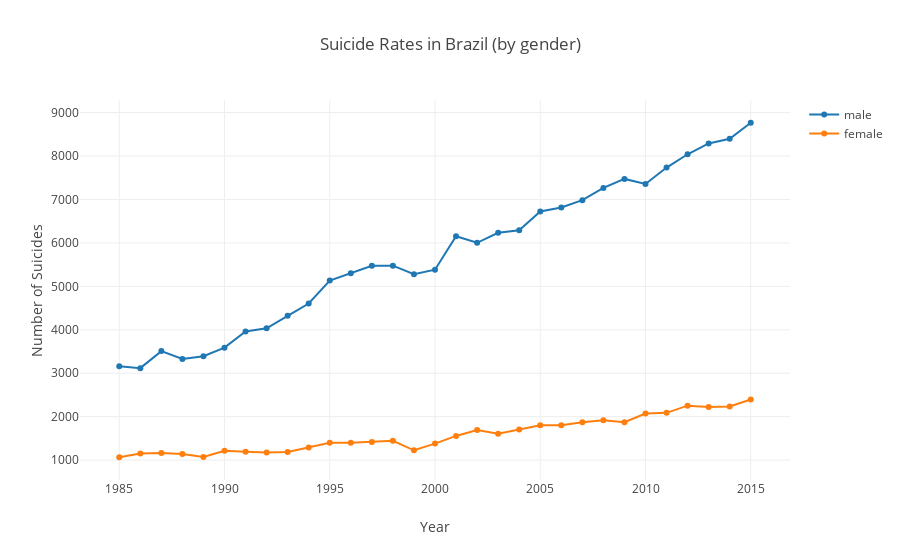

Write notebook code for a chart like this one.
### Code cell
trace1 = go.Scatter(x=years,
                    y=ay1,
                    mode='lines+markers',
                    name='male')

trace2 = go.Scatter(x=years,
                    y=ay2,
                    mode='lines+markers',
                    name='female')
traces = [trace1, trace2]
layout = dict(title='Suicide Rates in Brazil (by gender)', xaxis=dict(title='Year'), yaxis=dict(title='Number of Suicides'))
fig = dict(data=traces, layout=layout)
iplot(fig)

### Figure 1 — Plotly figure (JSON) as saved in the notebook; plotly's stock layout.template omitted (floating-point values rounded to 4 significant figures)
{"data": [{"mode": "lines+markers", "name": "male", "type": "scatter", "uid": "d783d705-c067-48d0-b62a-9f47f8e9f21a", "x": [1985, 1986, 1987, 1988, 1989, 1990, 1991, 1992, 1993, 1994, 1995, 1996, 1997, 1998, 1999, 2000, 2001, 2002, 2003, 2004, 2005, 2006, 2007, 2008, 2009, 2010, 2011, 2012, 2013, 2014, 2015, 1985, 1986, 1987, 1988, 1989, 1990, 1991, 1992, 1993, 1994, 1995, 1996, 1997, 1998, 1999, 2000, 2001, 2002, 2003, 2004, 2005, 2006, 2007, 2008, 2009, 2010, 2011, 2012, 2013, 2014, 2015], "y": [3162, 3117, 3509, 3327, 3392, 3589, 3961, 4033, 4321, 4605, 5135, 5300, 5474, 5477, 5281, 5383, 6153, 6003, 6234, 6292, 6725, 6817, 6984, 7266, 7473, 7356, 7734, 8041, 8290, 8398, 8766]}, {"mode": "lines+markers", "name": "female", "type": "scatter", "uid": "bc5de1a6-ebfa-4060-89d0-28d4dd7f7940", "x": [1985, 1986, 1987, 1988, 1989, 1990, 1991, 1992, 1993, 1994, 1995, 1996, 1997, 1998, 1999, 2000, 2001, 2002, 2003, 2004, 2005, 2006, 2007, 2008, 2009, 2010, 2011, 2012, 2013, 2014, 2015, 1985, 1986, 1987, 1988, 1989, 1990, 1991, 1992, 1993, 1994, 1995, 1996, 1997, 1998, 1999, 2000, 2001, 2002, 2003, 2004, 2005, 2006, 2007, 2008, 2009, 2010, 2011, 2012, 2013, 2014, 2015], "y": [1066, 1154, 1163, 1139, 1071, 1214, 1195, 1174, 1187, 1291, 1401, 1398, 1417, 1445, 1226, 1380, 1557, 1694, 1605, 1703, 1804, 1801, 1871, 1918, 1873, 2073, 2088, 2254, 2223, 2233, 2397]}], "layout": {"title": {"text": "Suicide Rates in Brazil (by gender)"}, "xaxis": {"title": {"text": "Year"}}, "yaxis": {"title": {"text": "Number of Suicides"}}}}
